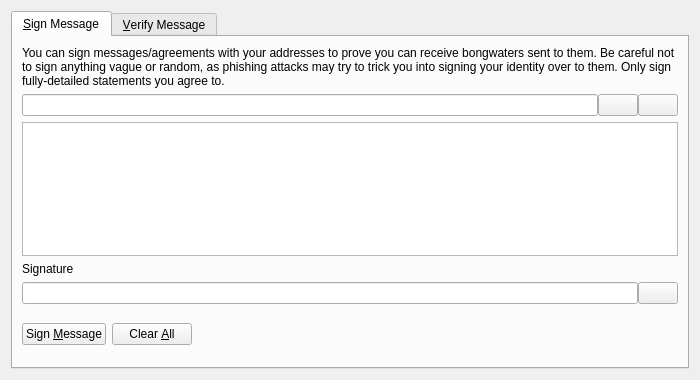
<?xml version="1.0" encoding="UTF-8"?>
<ui version="4.0">
 <class>SignVerifyMessageDialog</class>
 <widget class="QDialog" name="SignVerifyMessageDialog">
  <property name="geometry">
   <rect>
    <x>0</x>
    <y>0</y>
    <width>700</width>
    <height>380</height>
   </rect>
  </property>
  <property name="windowTitle">
   <string>Signatures - Sign / Verify a Message</string>
  </property>
  <property name="modal">
   <bool>true</bool>
  </property>
  <layout class="QVBoxLayout" name="verticalLayout">
   <item>
    <widget class="QTabWidget" name="tabWidget">
     <property name="currentIndex">
      <number>0</number>
     </property>
     <widget class="QWidget" name="tabSignMessage">
      <attribute name="title">
       <string>&amp;Sign Message</string>
      </attribute>
      <layout class="QVBoxLayout" name="verticalLayout_SM">
       <item>
        <widget class="QLabel" name="infoLabel_SM">
         <property name="text">
          <string>You can sign messages/agreements with your addresses to prove you can receive bongwaters sent to them. Be careful not to sign anything vague or random, as phishing attacks may try to trick you into signing your identity over to them. Only sign fully-detailed statements you agree to.</string>
         </property>
         <property name="textFormat">
          <enum>Qt::PlainText</enum>
         </property>
         <property name="wordWrap">
          <bool>true</bool>
         </property>
        </widget>
       </item>
       <item>
        <layout class="QHBoxLayout" name="horizontalLayout_1_SM">
         <property name="spacing">
          <number>0</number>
         </property>
         <item>
          <widget class="QValidatedLineEdit" name="addressIn_SM">
           <property name="toolTip">
            <string>The BongWater address to sign the message with</string>
           </property>
          </widget>
         </item>
         <item>
          <widget class="QPushButton" name="addressBookButton_SM">
           <property name="toolTip">
            <string>Choose previously used address</string>
           </property>
           <property name="text">
            <string/>
           </property>
           <property name="icon">
            <iconset resource="../bitcoin.qrc">
             <normaloff>:/icons/address-book</normaloff>:/icons/address-book</iconset>
           </property>
           <property name="shortcut">
            <string>Alt+A</string>
           </property>
           <property name="autoDefault">
            <bool>false</bool>
           </property>
          </widget>
         </item>
         <item>
          <widget class="QPushButton" name="pasteButton_SM">
           <property name="toolTip">
            <string>Paste address from clipboard</string>
           </property>
           <property name="text">
            <string/>
           </property>
           <property name="icon">
            <iconset resource="../bitcoin.qrc">
             <normaloff>:/icons/editpaste</normaloff>:/icons/editpaste</iconset>
           </property>
           <property name="shortcut">
            <string>Alt+P</string>
           </property>
           <property name="autoDefault">
            <bool>false</bool>
           </property>
          </widget>
         </item>
        </layout>
       </item>
       <item>
        <widget class="QPlainTextEdit" name="messageIn_SM">
         <property name="toolTip">
          <string>Enter the message you want to sign here</string>
         </property>
        </widget>
       </item>
       <item>
        <widget class="QLabel" name="signatureLabel_SM">
         <property name="text">
          <string>Signature</string>
         </property>
         <property name="textFormat">
          <enum>Qt::PlainText</enum>
         </property>
        </widget>
       </item>
       <item>
        <layout class="QHBoxLayout" name="horizontalLayout_2_SM">
         <property name="spacing">
          <number>0</number>
         </property>
         <item>
          <widget class="QLineEdit" name="signatureOut_SM">
           <property name="font">
            <font>
             <italic>true</italic>
            </font>
           </property>
           <property name="readOnly">
            <bool>true</bool>
           </property>
          </widget>
         </item>
         <item>
          <widget class="QPushButton" name="copySignatureButton_SM">
           <property name="toolTip">
            <string>Copy the current signature to the system clipboard</string>
           </property>
           <property name="text">
            <string/>
           </property>
           <property name="icon">
            <iconset resource="../bitcoin.qrc">
             <normaloff>:/icons/editcopy</normaloff>:/icons/editcopy</iconset>
           </property>
           <property name="autoDefault">
            <bool>false</bool>
           </property>
          </widget>
         </item>
        </layout>
       </item>
       <item>
        <layout class="QHBoxLayout" name="horizontalLayout_3_SM">
         <item>
          <widget class="QPushButton" name="signMessageButton_SM">
           <property name="toolTip">
            <string>Sign the message to prove you own this BongWater address</string>
           </property>
           <property name="text">
            <string>Sign &amp;Message</string>
           </property>
           <property name="icon">
            <iconset resource="../bitcoin.qrc">
             <normaloff>:/icons/edit</normaloff>:/icons/edit</iconset>
           </property>
           <property name="autoDefault">
            <bool>false</bool>
           </property>
          </widget>
         </item>
         <item>
          <widget class="QPushButton" name="clearButton_SM">
           <property name="toolTip">
            <string>Reset all sign message fields</string>
           </property>
           <property name="text">
            <string>Clear &amp;All</string>
           </property>
           <property name="icon">
            <iconset resource="../bitcoin.qrc">
             <normaloff>:/icons/remove</normaloff>:/icons/remove</iconset>
           </property>
           <property name="autoDefault">
            <bool>false</bool>
           </property>
          </widget>
         </item>
         <item>
          <spacer name="horizontalSpacer_1_SM">
           <property name="orientation">
            <enum>Qt::Horizontal</enum>
           </property>
           <property name="sizeHint" stdset="0">
            <size>
             <width>40</width>
             <height>48</height>
            </size>
           </property>
          </spacer>
         </item>
         <item>
          <widget class="QLabel" name="statusLabel_SM">
           <property name="font">
            <font>
             <weight>75</weight>
             <bold>true</bold>
            </font>
           </property>
           <property name="text">
            <string/>
           </property>
           <property name="wordWrap">
            <bool>true</bool>
           </property>
          </widget>
         </item>
         <item>
          <spacer name="horizontalSpacer_2_SM">
           <property name="orientation">
            <enum>Qt::Horizontal</enum>
           </property>
           <property name="sizeHint" stdset="0">
            <size>
             <width>40</width>
             <height>48</height>
            </size>
           </property>
          </spacer>
         </item>
        </layout>
       </item>
      </layout>
     </widget>
     <widget class="QWidget" name="tabVerifyMessage">
      <attribute name="title">
       <string>&amp;Verify Message</string>
      </attribute>
      <layout class="QVBoxLayout" name="verticalLayout_VM">
       <item>
        <widget class="QLabel" name="infoLabel_VM">
         <property name="text">
          <string>Enter the receiver's address, message (ensure you copy line breaks, spaces, tabs, etc. exactly) and signature below to verify the message. Be careful not to read more into the signature than what is in the signed message itself, to avoid being tricked by a man-in-the-middle attack. Note that this only proves the signing party receives with the address, it cannot prove sendership of any transaction!</string>
         </property>
         <property name="textFormat">
          <enum>Qt::PlainText</enum>
         </property>
         <property name="alignment">
          <set>Qt::AlignLeading|Qt::AlignLeft|Qt::AlignTop</set>
         </property>
         <property name="wordWrap">
          <bool>true</bool>
         </property>
        </widget>
       </item>
       <item>
        <layout class="QHBoxLayout" name="horizontalLayout_1_VM">
         <property name="spacing">
          <number>0</number>
         </property>
         <item>
          <widget class="QValidatedLineEdit" name="addressIn_VM">
           <property name="toolTip">
            <string>The BongWater address the message was signed with</string>
           </property>
          </widget>
         </item>
         <item>
          <widget class="QPushButton" name="addressBookButton_VM">
           <property name="toolTip">
            <string>Choose previously used address</string>
           </property>
           <property name="text">
            <string/>
           </property>
           <property name="icon">
            <iconset resource="../bitcoin.qrc">
             <normaloff>:/icons/address-book</normaloff>:/icons/address-book</iconset>
           </property>
           <property name="shortcut">
            <string>Alt+A</string>
           </property>
           <property name="autoDefault">
            <bool>false</bool>
           </property>
          </widget>
         </item>
        </layout>
       </item>
       <item>
        <widget class="QPlainTextEdit" name="messageIn_VM"/>
       </item>
       <item>
        <widget class="QValidatedLineEdit" name="signatureIn_VM"/>
       </item>
       <item>
        <layout class="QHBoxLayout" name="horizontalLayout_2_VM">
         <item>
          <widget class="QPushButton" name="verifyMessageButton_VM">
           <property name="toolTip">
            <string>Verify the message to ensure it was signed with the specified BongWater address</string>
           </property>
           <property name="text">
            <string>Verify &amp;Message</string>
           </property>
           <property name="icon">
            <iconset resource="../bitcoin.qrc">
             <normaloff>:/icons/transaction_0</normaloff>:/icons/transaction_0</iconset>
           </property>
           <property name="autoDefault">
            <bool>false</bool>
           </property>
          </widget>
         </item>
         <item>
          <widget class="QPushButton" name="clearButton_VM">
           <property name="toolTip">
            <string>Reset all verify message fields</string>
           </property>
           <property name="text">
            <string>Clear &amp;All</string>
           </property>
           <property name="icon">
            <iconset resource="../bitcoin.qrc">
             <normaloff>:/icons/remove</normaloff>:/icons/remove</iconset>
           </property>
           <property name="autoDefault">
            <bool>false</bool>
           </property>
          </widget>
         </item>
         <item>
          <spacer name="horizontalSpacer_1_VM">
           <property name="orientation">
            <enum>Qt::Horizontal</enum>
           </property>
           <property name="sizeHint" stdset="0">
            <size>
             <width>40</width>
             <height>48</height>
            </size>
           </property>
          </spacer>
         </item>
         <item>
          <widget class="QLabel" name="statusLabel_VM">
           <property name="font">
            <font>
             <weight>75</weight>
             <bold>true</bold>
            </font>
           </property>
           <property name="text">
            <string/>
           </property>
           <property name="wordWrap">
            <bool>true</bool>
           </property>
          </widget>
         </item>
         <item>
          <spacer name="horizontalSpacer_2_VM">
           <property name="orientation">
            <enum>Qt::Horizontal</enum>
           </property>
           <property name="sizeHint" stdset="0">
            <size>
             <width>40</width>
             <height>48</height>
            </size>
           </property>
          </spacer>
         </item>
        </layout>
       </item>
      </layout>
     </widget>
    </widget>
   </item>
  </layout>
 </widget>
 <customwidgets>
  <customwidget>
   <class>QValidatedLineEdit</class>
   <extends>QLineEdit</extends>
   <header>qt/qvalidatedlineedit.h</header>
  </customwidget>
 </customwidgets>
 <resources>
  <include location="../bitcoin.qrc"/>
 </resources>
 <connections/>
</ui>
